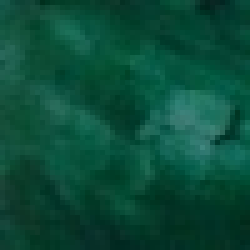
#> input picture computer-vision/python/green_patch.jpg, 50 x 50 px (shown 5 times larger)
$ jupyter execute --allow-errors scratch.ipynb
#> lines starting #> are read from the running program, lines starting #| are printed output that depends on the picture
[cell 1]
import cv2
import numpy as np
from matplotlib import pyplot as plt
import time
import pandas as pd


bins = 32
patch_g = cv2.imread("green_patch.jpg")
#> patch_g is the input picture: shape (50, 50, 3); mean B, G, R 56.6, 75.5, 10.6
patch_r = cv2.imread("red_patch.jpg")
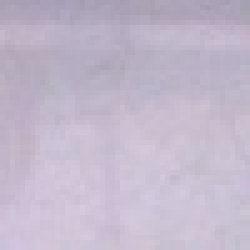
#> input picture computer-vision/python/red_patch.jpg, 50 x 50 px (shown 5 times larger)
#> patch_r is the input picture: shape (50, 50, 3); mean B, G, R 203.6, 184.5, 194.8
patch = np.concatenate((patch_r, patch_g), axis=1)
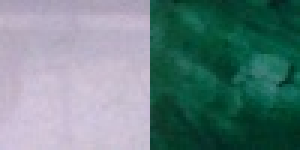
#> patch: shape (50, 100, 3) (shown 3 times larger); mean B, G, R 130.1, 130, 102.7
R = patch[:,:,2]
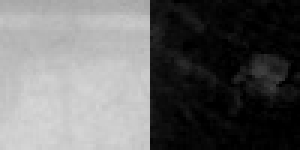
#> R: shape (50, 100) (shown 3 times larger); min 0, max 214, mean 102.7
G = patch[:,:,1]
B = patch[:,:,0]
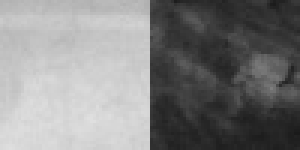
#> B: shape (50, 100) (shown 3 times larger); min 26, max 223, mean 130.1

I = patch.sum(axis=2)
I[I == 0] = 10000
r = R / I
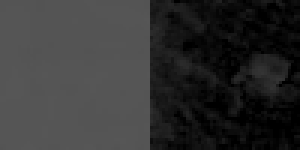
#> r: shape (50, 100) float64 (shown 3 times larger); min 0, max 0.341, mean 0.199
g = G / I
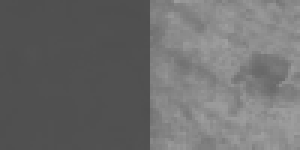
#> g: shape (50, 100) float64 (shown 3 times larger); min 0.31, max 0.63, mean 0.428
r_int = (r*(bins-1)).astype(int)
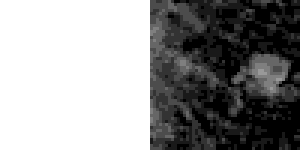
#> r_int: shape (50, 100) int64 (shown 3 times larger); min 0, max 10, mean 5.76; drawn with min black and max white
g_int = (g*(bins-1)).astype(int)
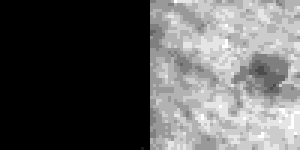
#> g_int: shape (50, 100) int64 (shown 3 times larger); min 9, max 19, mean 12.61; drawn with min black and max white

hist, _, _ = np.histogram2d(g_int.flatten(),r_int.flatten(), bins=bins, range=[[0, bins-1], [0, bins-1]])
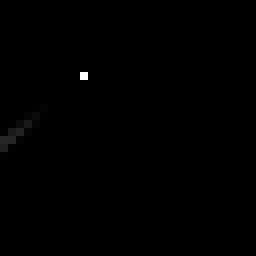
#> hist: shape (32, 32) float64 (shown 8 times larger); min 0, max 2499, mean 4.9; drawn with min black and max white
hist_r = np.triu(hist)
hist_g = np.tril(hist)
norm, _, _ = np.histogram2d(g_int.flatten(),r_int.flatten(), bins=bins, range=[[0, bins-1], [0, bins-1]], density=True)
if np.amax(hist) > 0:
    normalized_r = hist_r/np.amax(hist_r)
    normalized_g = hist_g/np.amax(hist_g)
hist = np.flipud(normalized_g + normalized_r)

#> (the rest of this cell did not finish here and is left out)

[cell 2]
#plt.imshow(cv2.cvtColor(patch, cv2.COLOR_BGR2RGB))
y_values = list(reversed(range(0, 32, 5)))
plt.imshow(hist, cmap="plasma", extent=[0,31,0,31])
plt.title("2D-Histogram with Normalized Values (bin size = 32)")
plt.xlabel("r")
plt.ylabel("g")
# change axis values to y_values
plt.colorbar()
plt.show()
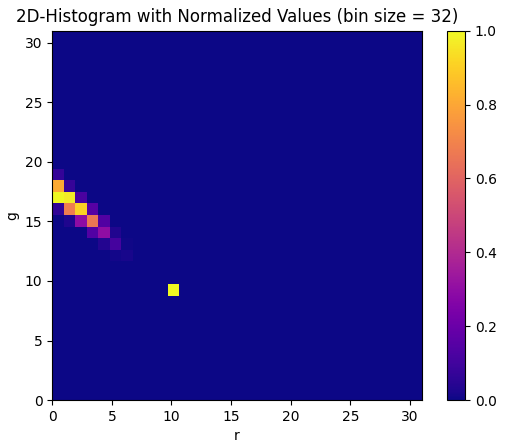
#> figure drawn by matplotlib, 2 panels
